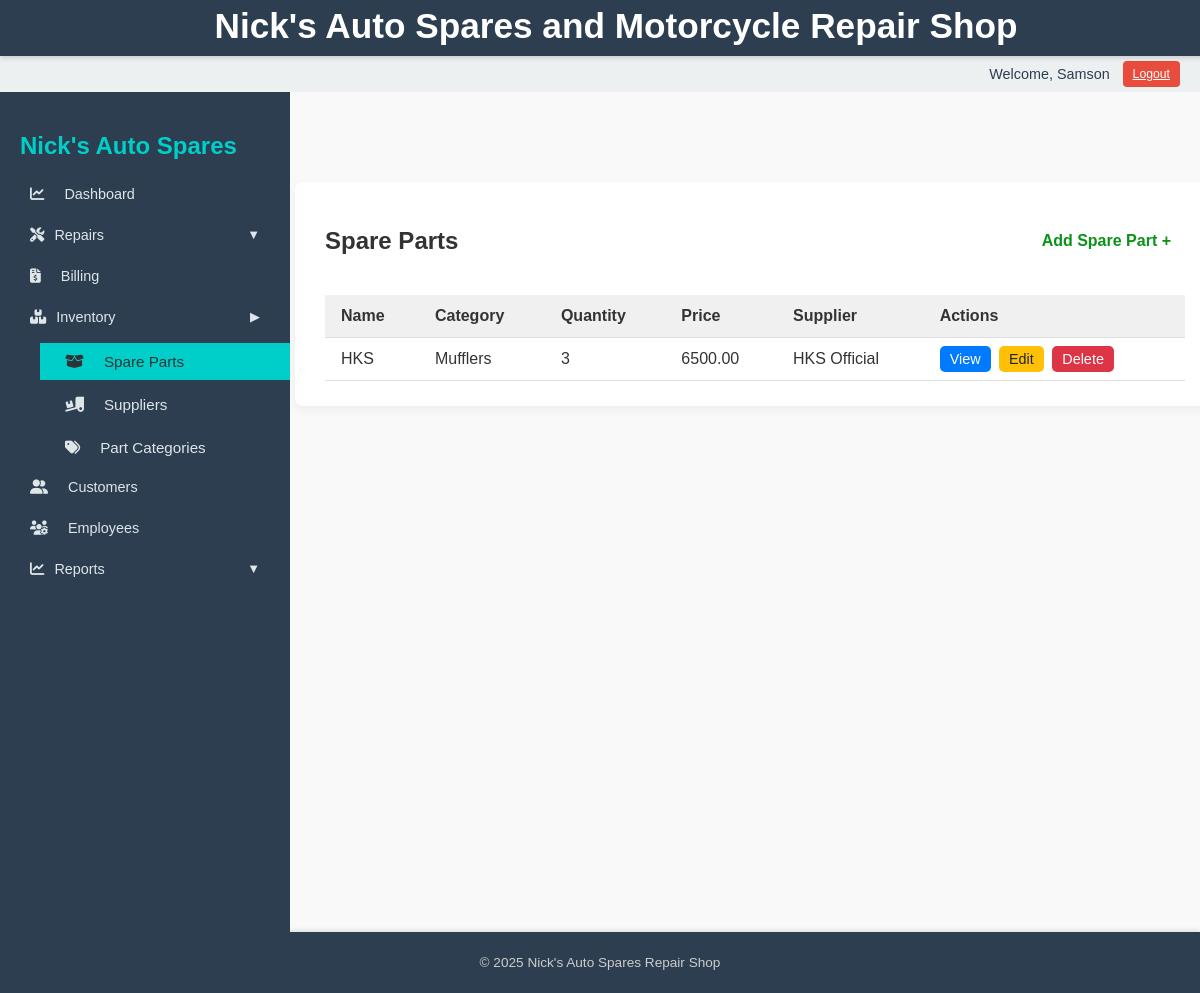
The page /inventory/ (signed in) on the database as committed earlier.
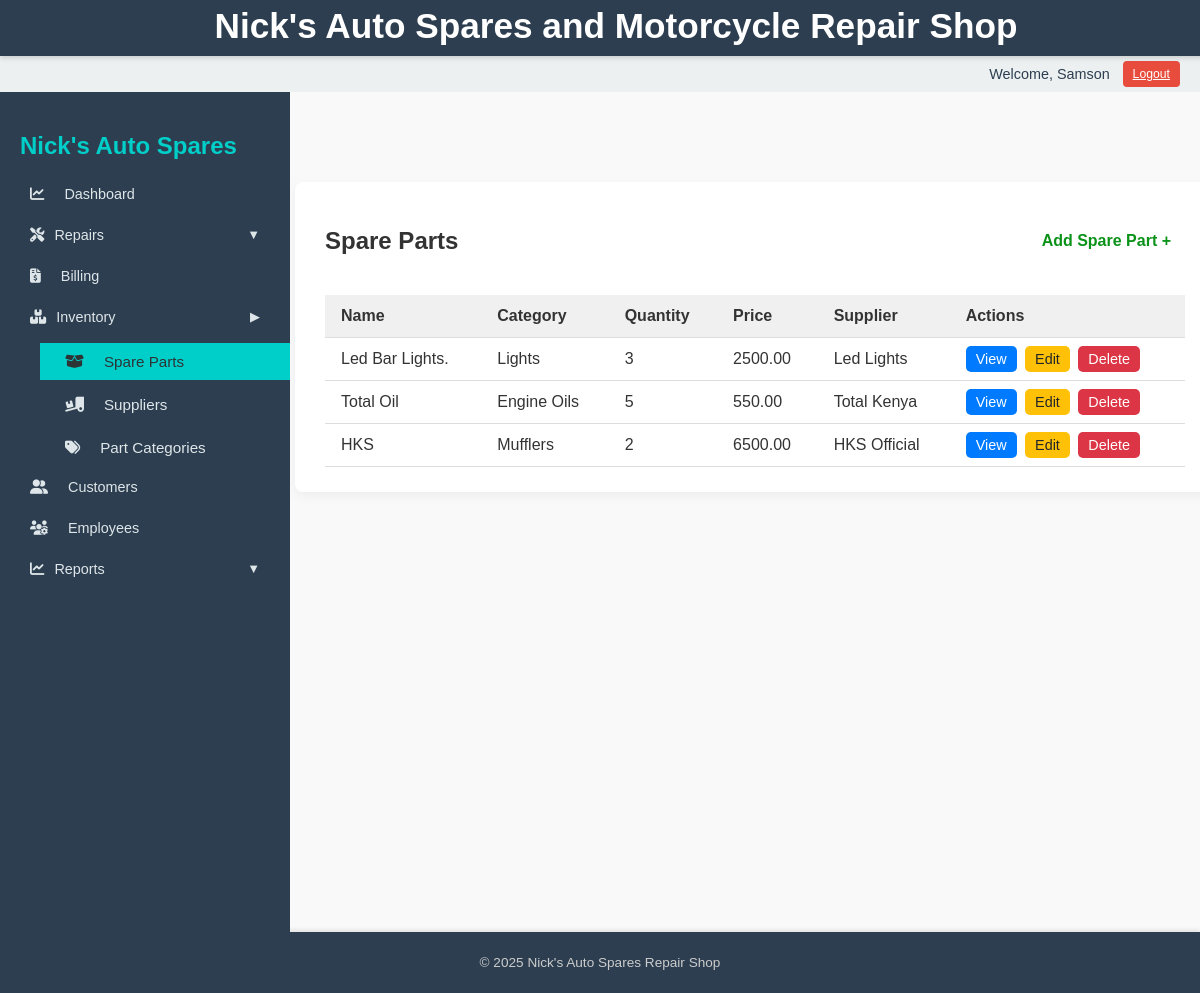
The same page on the database as committed later.
### inventory/models.py (models this page shows, shortened)
class SparePart(models.Model):
    name = models.CharField(max_length=100)
    part_number = models.CharField(max_length=50, blank=True, null=True)
    category = models.ForeignKey(PartCategory, on_delete=models.SET_NULL, null=True, blank=True)
    quantity = models.PositiveIntegerField()
    price = models.DecimalField(max_digits=10, decimal_places=2)
    supplier = models.ForeignKey('Supplier', on_delete=models.SET_NULL, null=True, blank=True)
    date_added = models.DateTimeField(auto_now_add=True)

class PartCategory(models.Model):
    name = models.CharField(max_length=50, unique=True)
    def __str__(self):
        return self.name

class Supplier(models.Model):
    name = models.CharField(max_length=100, unique=True)
    contact_person = models.CharField(max_length=100, blank=True, null=True)
    phone = models.CharField(max_length=20, blank=True, null=True)
    email = models.EmailField(blank=True, null=True)
    address = models.TextField(blank=True, null=True)
    def __str__(self):
        return self.name

### inventory/views.py (the view)
# urls.py: path('', views.sparepart_list, name='sparepart_list'),
@login_required
def sparepart_list(request):
    parts = SparePart.objects.all().order_by('-date_added')
    return render(request, 'inventory/sparepart_list.html', {'parts': parts})

### inventory/templates/inventory/sparepart_list.html
{% extends "base_dashboard.html" %}
{% block content %}
<div class="page-card">
    <div class="page-header">
        <h2>Spare Parts</h2>
        <a href="{% url 'add_sparepart' %}" class="action-button green">Add Spare Part +</a>
    </div>
    {% if parts %}
    <table class="styled-table">
        <thead>
            <tr>
                <th>Name</th>
                <th>Category</th>
                <th>Quantity</th>
                <th>Price</th>
                <th>Supplier</th>
                <th>Actions</th>
            </tr>
        </thead>
        <tbody>
            {% for part in parts %}
            <tr>
                <td>{{ part.name }}</td>
                <td>{{ part.category }}</td>
                <td>{{ part.quantity }}</td>
                <td>{{ part.price }}</td>
                <td>{{ part.supplier }}</td>
                <td>
                    <a href="{% url 'sparepart_detail' part.id %}" class="small-btn blue">View</a>
                    <a href="{% url 'edit_sparepart' part.pk %}" class="small-btn yellow">Edit</a>
                    <a href="{% url 'delete_sparepart' part.pk %}" class="small-btn red">Delete</a>
                </td>
            </tr>
            {% endfor %}
        </tbody>
    </table>
    {% else %}
    <p>No spare parts found.</p>
    {% endif %}
</div>
{% endblock %}

Rows that differ between the two databases and show on the page:
added SparePart: name "Led Bar Lights.", category "Lights", quantity "3", price "2500.00", supplier "Led Lights"
added SparePart: name "Total Oil", category "Engine Oils", quantity "5", price "550.00", supplier "Total Kenya"
changed SparePart "HKS": quantity "3" → "2"
